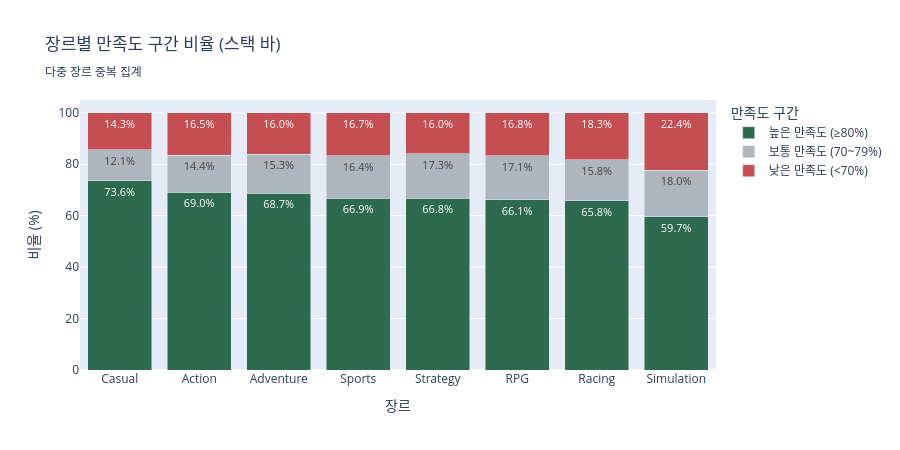

Here is the notebook cell this chart was saved with:
### Markdown cell above
## 4. 장르별 흥행 전환율

각 장르에서 만족도 높은 구간(대흥행 + 숨겨진 명작 + 니치)과
미반응 구간(미반응 + 외면 + 미노출)의 비율을 비교한다.

### Code cell
# 만족도 기준 구간 분류
HIGH_SAT = ['high_high', 'mid_high', 'low_high']   # 만족도 높음 (긍정률 80% 이상)
MID_SAT  = ['high_mid',  'mid_mid',  'low_mid']    # 만족도 중간 (70~79%)
LOW_SAT  = ['high_low',  'mid_low',  'low_low']    # 만족도 낮음 (70% 미만)

def classify_sat(grade):
    if grade in HIGH_SAT:
        return '높은 만족도 (≥80%)'
    elif grade in MID_SAT:
        return '보통 만족도 (70~79%)'
    else:
        return '낮은 만족도 (<70%)'

df['sat_group'] = df['performance_grade'].apply(classify_sat)
SAT_ORDER = ['높은 만족도 (≥80%)', '보통 만족도 (70~79%)', '낮은 만족도 (<70%)']
SAT_COLORS = {'높은 만족도 (≥80%)': '#2d6a4f', '보통 만족도 (70~79%)': '#adb5bd', '낮은 만족도 (<70%)': '#C44E52'}

sat_pct = (
    df.groupby(['genre', 'sat_group'])
    .size()
    .reset_index(name='count')
)
sat_pct['pct'] = sat_pct.groupby('genre')['count'].transform(lambda x: x / x.sum() * 100)

# 높은 만족도 비율 기준으로 장르 정렬
genre_high_sat_order = (
    sat_pct[sat_pct['sat_group'] == '높은 만족도 (≥80%)']
    .set_index('genre')['pct']
    .sort_values(ascending=False)
    .index.tolist()
)

fig = px.bar(
    sat_pct,
    x='genre',
    y='pct',
    color='sat_group',
    color_discrete_map=SAT_COLORS,
    category_orders={'genre': genre_high_sat_order, 'sat_group': SAT_ORDER},
    text='pct',
    barmode='stack',
    title='장르별 만족도 구간 비율 (스택 바)<br><sub>다중 장르 중복 집계</sub>',
    labels={'genre': '장르', 'pct': '비율 (%)', 'sat_group': '만족도 구간'},
)
fig.update_traces(texttemplate='%{text:.1f}%', textposition='inside', textfont_size=11)
fig.update_layout(height=450, yaxis_range=[0, 105])
fig.show()

### Figure 1 — Plotly figure (JSON) as saved in the notebook; plotly's stock layout.template omitted (floating-point values rounded to 4 significant figures)
{"data": [{"hovertemplate": "만족도 구간=높은 만족도 (≥80%)<br>장르=%{x}<br>비율 (%)=%{text}<extra></extra>", "legendgroup": "높은 만족도 (≥80%)", "marker": {"color": "#2d6a4f", "pattern": {"shape": ""}}, "name": "높은 만족도 (≥80%)", "orientation": "v", "showlegend": true, "text": [69.04, 68.68, 73.64, 66.13, 65.85, 59.65, 66.87, 66.77], "textfont": {"size": 11}, "textposition": "inside", "texttemplate": "%{text:.1f}%", "type": "bar", "x": ["Action", "Adventure", "Casual", "RPG", "Racing", "Simulation", "Sports", "Strategy"], "xaxis": "x", "y": [69.04, 68.68, 73.64, 66.13, 65.85, 59.65, 66.87, 66.77], "yaxis": "y"}, {"hovertemplate": "만족도 구간=보통 만족도 (70~79%)<br>장르=%{x}<br>비율 (%)=%{text}<extra></extra>", "legendgroup": "보통 만족도 (70~79%)", "marker": {"color": "#adb5bd", "pattern": {"shape": ""}}, "name": "보통 만족도 (70~79%)", "orientation": "v", "showlegend": true, "text": [14.44, 15.28, 12.07, 17.12, 15.85, 17.99, 16.41, 17.27], "textfont": {"size": 11}, "textposition": "inside", "texttemplate": "%{text:.1f}%", "type": "bar", "x": ["Action", "Adventure", "Casual", "RPG", "Racing", "Simulation", "Sports", "Strategy"], "xaxis": "x", "y": [14.44, 15.28, 12.07, 17.12, 15.85, 17.99, 16.41, 17.27], "yaxis": "y"}, {"hovertemplate": "만족도 구간=낮은 만족도 (<70%)<br>장르=%{x}<br>비율 (%)=%{text}<extra></extra>", "legendgroup": "낮은 만족도 (<70%)", "marker": {"color": "#C44E52", "pattern": {"shape": ""}}, "name": "낮은 만족도 (<70%)", "orientation": "v", "showlegend": true, "text": [16.52, 16.04, 14.29, 16.75, 18.31, 22.35, 16.72, 15.96], "textfont": {"size": 11}, "textposition": "inside", "texttemplate": "%{text:.1f}%", "type": "bar", "x": ["Action", "Adventure", "Casual", "RPG", "Racing", "Simulation", "Sports", "Strategy"], "xaxis": "x", "y": [16.52, 16.04, 14.29, 16.75, 18.31, 22.35, 16.72, 15.96], "yaxis": "y"}], "layout": {"barmode": "stack", "height": 450, "legend": {"title": {"text": "만족도 구간"}, "tracegroupgap": 0}, "title": {"text": "장르별 만족도 구간 비율 (스택 바)<br><sub>다중 장르 중복 집계</sub>"}, "xaxis": {"anchor": "y", "categoryarray": ["Casual", "Action", "Adventure", "Sports", "Strategy", "RPG", "Racing", "Simulation"], "categoryorder": "array", "domain": [0, 1], "title": {"text": "장르"}}, "yaxis": {"anchor": "x", "domain": [0, 1], "range": [0, 105], "title": {"text": "비율 (%)"}}}}
